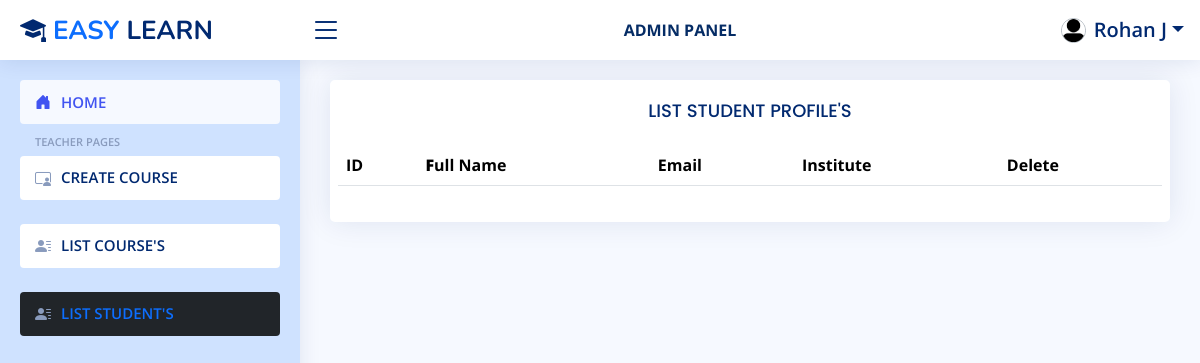
Screenshot of /teacher/list/student/ (signed in) with the database file from the repository.
### Users/models.py (models this page shows, shortened)
class User(AbstractBaseUser):
    id = models.AutoField(primary_key=True)
    first_name = models.CharField(max_length=100, null=False, blank=False)
    last_name = models.CharField(max_length=100, null=False, blank=False)
    profile_photo = models.ImageField(upload_to='ProfilePhotos/', null=True, blank=True)
    institute = models.CharField(max_length=100, null=True, blank=True, default="")
    email = models.EmailField(unique=True, null=False, blank=False)
    password = models.CharField(max_length=16, null=False, blank=False)
    role = models.CharField(max_length=10, null=False, blank=False)
    joined_date = models.DateField(auto_now_add=True)
    USERNAME_FIELD = 'email'
    REQUIRED_FIELDS = ['first_name', 'last_name']
    objects = UserManager()
    class Meta:
        db_table = 'Users Table'

### Users/views.py (the view)
# urls.py: path('teacher/list/student/', teacher_list_student_view, name='teacher-list-student-view'),
def teacher_list_student_view(request):
    users = User.objects.filter(role='Student')
    return render(request, 'users/teacher/list_student.html', context={'users':users})

### Users/templates/users/teacher/list_student.html (shortened to what this page needs)
{% extends "./teacher_site.html" %}
{% block main %}
    <main id="main" class="main">
        <section class="section">
            <div class="row justify-content-center">
                <div class="col col-lg-12">
                    <div class="card">
                        <div class="card-body row">
                            <h5 class="card-title text-center">LIST STUDENT PROFILE'S</h5>
                            <table class="table datatable">
                                <thead >
                                    <tr>
                                        <th>ID</th>
                                        <th class="d-none d-lg-table-cell"><b>F</b>ull Name</th>
                                        <th class="d-none d-lg-table-cell">Email</th>
                                        <th class="d-none d-lg-table-cell">Institute</th>
                                        <th>Delete</th>
                                    </tr>
                                </thead>
                            </table>
                        </div>
                    </div>
                </div>
            </div>
        </section>
    </main>
{% endblock main %}

### Users/templates/staff_base.html (shortened to what this page needs)
{% extends "base.html" %}
{% load static %}
{% block content %}
    <header id="header" class="header fixed-top d-flex align-items-center">
        <div class="d-flex align-items-center justify-content-between">
            <div class="d-flex align-items-center justify-content-between">
                <a href="" class="logo d-flex align-items-center">
                <span >
                    <i class="bi bi-mortarboard-fill"></i>
                    <span class="text-primary">EASY</span> LEARN
                </span>
                </a>
            </div>
            <i class="bi bi-list toggle-sidebar-btn"></i>
        </div>
        <span class="badge text-primary-emphasis w-50 mx-auto fs-6 px-2 py-3 d-none d-md-block">{{request.user.role|upper}} PANEL</span>
        <nav class="header-nav ms-auto">
            <ul class="d-flex align-items-center">
                <li class="nav-item dropdown pe-3">
                    <a class="nav-link nav-profile d-flex align-items-center pe-0" href="#" data-bs-toggle="dropdown">
                        {% if request.user.profile_photo.url != "" %}
                            <img src="{{request.user.profile_photo.url}}" alt="Profile" class="rounded-circle" style="width:35px; height:35px; object-fit:cover; object-position:center;">
                        {% else %}
                            <img src="{% static "users/img/profile.png" %}" alt="Profile" class="rounded-circle border border-dark-subtle" style="width:25px; height:25px; object-fit:fit; object-position:center;">
                        {% endif %}
                        <span class="d-none d-md-block dropdown-toggle ps-2 fs-5">{{request.user.first_name}} {{request.user.last_name.0}}</span>
                    </a>
                </li>
            </ul>
        </nav>
    </header>
    {% block aside %}{% endblock aside %}
    {% block main %}{% endblock main %}
{% endblock content %}

### Users/static/assets/css/style.css (style rules this page uses)
:root { scroll-behavior: smooth; }
body { font-family: "Open Sans", sans-serif; background: #f6f9ff; color: #444444; }
a { color: #4154f1; text-decoration: none; }
h1, h2, h3, h4, h5, h6 { font-family: "Nunito", sans-serif; }
#main { margin-top: 60px; padding: 20px 30px; transition: all 0.3s; }
.card { margin-bottom: 30px; border: none; border-radius: 5px; box-shadow: 0px 0 30px rgba(1, 41, 112, 0.1); }
.card-title { padding: 20px 0 15px 0; font-size: 18px; font-weight: 500; color: #012970; font-family: "Poppins", sans-serif; }
.card-body { padding: 0 20px 20px 20px; }
.logo { line-height: 1; }
@media (min-width: 1200px) { .logo { width: 280px; } }
.logo span { font-size: 26px; font-weight: 700; color: #012970; font-family: "Nunito", sans-serif; }
.header { transition: all 0.5s; z-index: 997; height: 60px; box-shadow: 0px 2px 20px rgba(1, 41, 112, 0.1); background-color: #fff; padding-left: 20px; }
.header .toggle-sidebar-btn { font-size: 32px; padding-left: 10px; cursor: pointer; color: #012970; }
.header-nav ul { list-style: none; }
.header-nav>ul { margin: 0; padding: 0; }
.header-nav .nav-profile { color: #012970; }
.header-nav .nav-profile img { max-height: 36px; }
.header-nav .nav-profile span { font-size: 14px; font-weight: 600; }
@media (min-width: 1200px) { #main, #footer { margin-left: 300px; } }

### rows the page displays
User: user.role "ADMIN", user.first_name "Rohan", user.last_name.0 "J"
